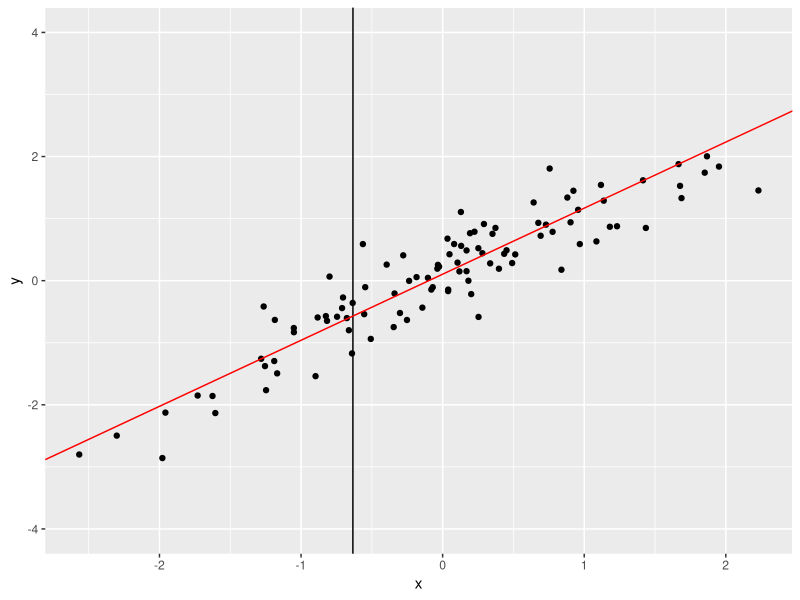
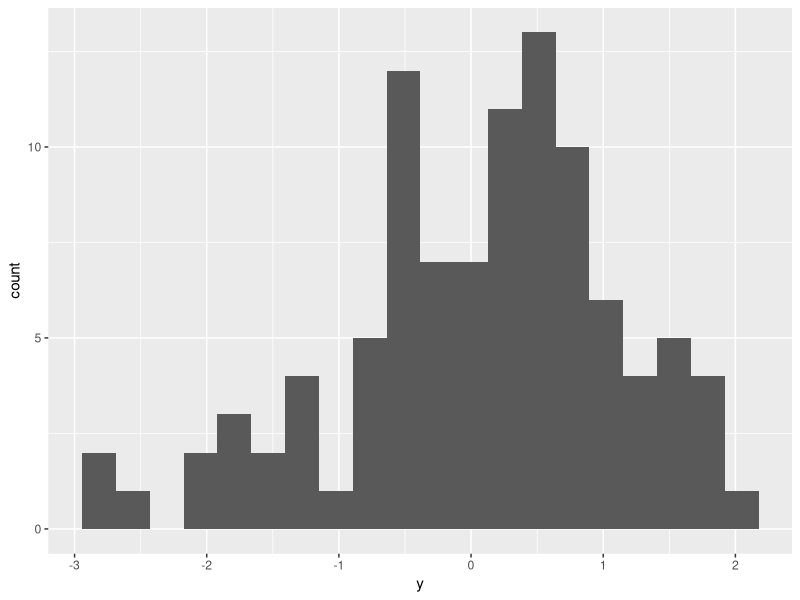
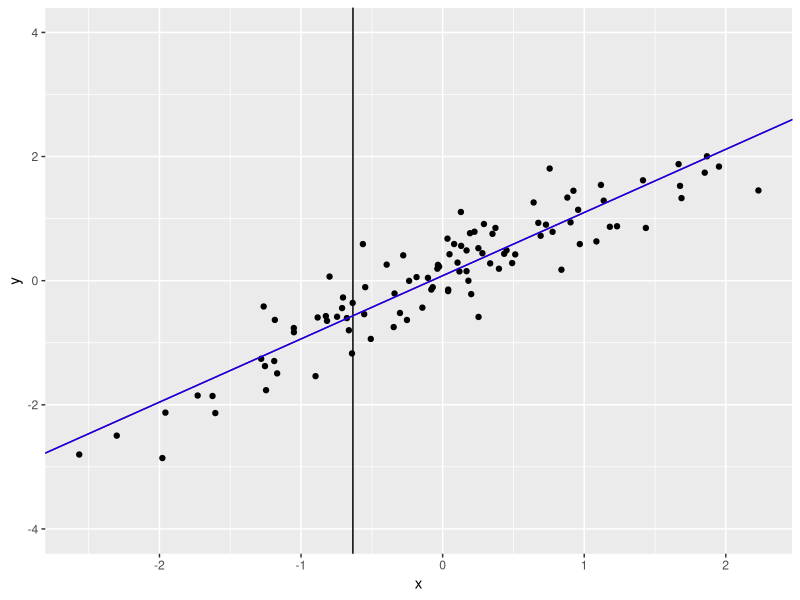

Recreate these plots in R, in order. (Note: this script raises an error after producing the figures.)
library(ggplot2) # Vis
library(data.table) # Convenience
library(dplyr) # Convenience
library(MASS) # For comparing with the rlm - method

# Data
x <- rnorm(100)
y <- x + rnorm(100) * 0.5

# Outlier
x <- append(x, 1.5)
y <- append(y, 1E6)

# Data tabling
dt <- data.table(x = x, y = y)

# Using the lm's
model.lm <- lm(y ~ x)
model.rlm <- rlm(y ~ x)

coef.lm  <- coef(model.lm)
coef.rlm <- coef(model.rlm)

var.lm <- var(resid(model.lm))
var.rlm <- var(resid(model.rlm))

se.lm <- model.lm %>% summary() %>% coef() %>% .[[4]]
se.rlm <- model.rlm %>% summary() %>% coef() %>% .[[4]]

dt %>%
  ggplot(aes(x, y)) +
  geom_point() +
  geom_abline(slope = coef.lm[[2]], intercept = coef.lm[[1]]) +
  geom_abline(slope = coef.rlm[[2]], intercept = coef.rlm[[1]], color = "red") +
  ylim(-4, 4)

# Using lina
# ---------------------------------------------------------------------------------
# Creating matrix
X <- matrix(append(rep(1, length(x)), x), ncol = 2)
# Solving the equation for minimization of the LS problem
coef.al <- solve(t(X) %*% X) %*% t(X) %*% y
# Calculating the variance that way
var.al <- var(x) * coef.al[[2]] ** 2 + var(y) - 2 * coef.al[[2]] * cov(x, y)
# Plotting
# dt %>%
#   ggplot(aes(x, y)) +
#   geom_point() + 
#   geom_abline(slope = coef.al[[2]], intercept = coef.al[[1]]) +
#   ylim(-4, 4)

# Using Huber Loss function for doing this in the lina way
# Calculaitng the weight - matrix
# Propose that I know that an outlier is likely to be something like a 5 sigma event

1/(2*pnorm(-5)) #That's roughly 1 in 1.7 Million observations

dt[y < 10] %>% ggplot(aes(y)) + geom_histogram(bins = 20)

# Here, the z-score is equal to y
# That makes it easy to write the weight-matrix

w <- sapply(y, FUN = function(xx){
  if(xx < 5){
    out <- 1
  } else{
    out <- abs(xx)
  }
  return(5/out)
})

W <- w %>% diag()

coef.al.hub <- solve(t(X) %*% W %*% X) %*% t(X) %*% W %*% y
var.al.hub <- var(x) * coef.al.hub[[2]] ** 2 + var(y * w) - 2 * coef.al.hub[[2]] * cov(x, y * w)
se.al.hub <- sqrt(var.al.hub * solve(t(X) %*% X)) %>% diag() %>% .[2]

# Comparing with lm.fitlm.fit(X, y) %>% coef()
model.lmfit.hub <- lm.wfit(X, y, w)
coef.lmfit.hub <- model.lmfit.hub %>% coef()
var.lmfit.hub <- var(model.lmfit.hub %>% resid() * w)
se.lmfit.hub <- sqrt(var.lmfit.hub)

# It's really the same thing!

# Plotting
dt %>%
  ggplot(aes(x, y)) +
  geom_point() + 
  geom_abline(slope = coef.al[[2]], intercept = coef.al[[1]]) +
  geom_abline(slope = coef.al.hub[[2]], intercept = coef.al.hub[[1]], color = "red") +
  geom_abline(slope = coef.lmfit.hub[[2]], intercept = coef.lmfit.hub[[1]], color = "blue") +
  ylim(-4, 4)

# Doing rolling regression, say on 6 points
# Adding the weights

dt[,":=" (w = sapply(y, FUN = function(xx){return(ifelse(xx < 5, 1, 1/abs(xx)))}))]

M <- cbind(1, as.matrix(dt))

rollapplyr(M, width = 5, partial = F, fill = NA, by.column = F, FUN = function(fx){
  lm.wfit(fx[, 1:2], fx[, 3], fx[, 4]) %>% coef()
})

